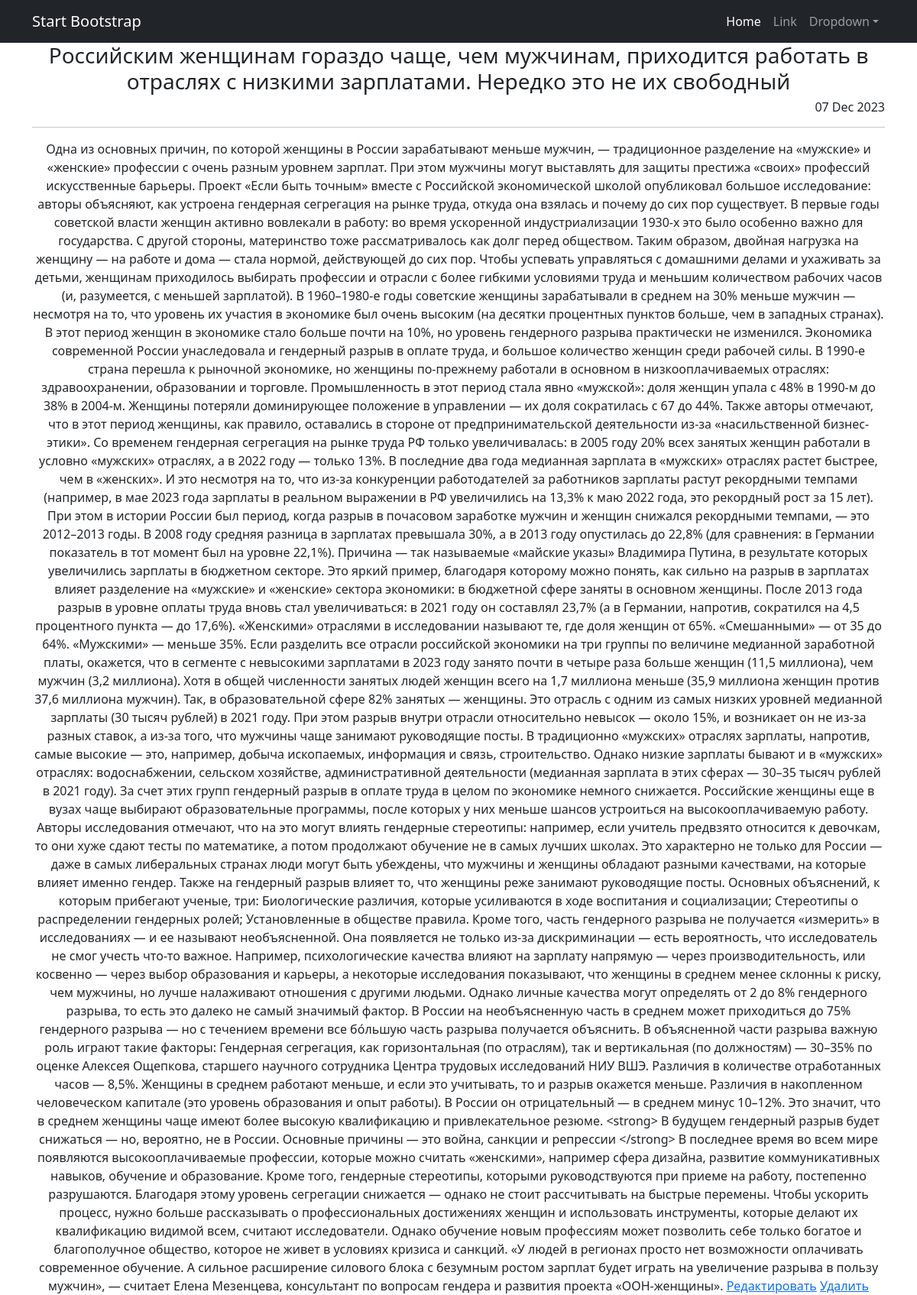
The app's page /posts/5 with its own data.
### news_app/models.py (models this page shows, shortened)
class Post(models.Model):
    author = models.ForeignKey(Author, on_delete=models.CASCADE)
    NEWS = 'NW'
    ARTICLE = 'AR'
    CATEGORY_CHOICES = (
        (NEWS, 'Новость'),
        (ARTICLE, 'Статья'),
    )
    categoryType = models.CharField(max_length=2, choices=CATEGORY_CHOICES, default=ARTICLE)
    dateCreation = models.DateTimeField(auto_now=True)
    postCategory = models.ManyToManyField(Category, through='PostCategory')
    title = models.CharField(max_length=128)
    text = models.TextField()
    rating = models.SmallIntegerField(default=0)

### news_app/views.py (the view)
# urls.py: path('<int:pk>', PostDetail.as_view()),
class PostDetail(DetailView):
    model = Post
    template_name = 'post.html'
    context_object_name = 'post'
    def get_context_data(self, **kwargs):
        context = super().get_context_data(**kwargs)
        context['time_now'] = datetime.utcnow()
        context['next_sale'] = None
        return context

### news_app/templatetags/custom_filters.py (called while the page is built)
@register.filter()
def censor(text):
    bad_words = ['аннексии', 'кровь']
    words = text.split()
    censor_list = []
    for word in words:
        if word.lower() in bad_words:
            censor_word = word[0] + '*' * (len(word) - 1)
            censor_list.append(censor_word)
        else:
            censor_list.append(word)
    return ' '.join(censor_list)

### templates/post.html (shortened to what this page needs)
{% extends 'flatpages/default.html' %}
{% load custom_filters %}
{% block content %}
   <h3> {{post.title|censor}} </h3>
   <h6> <div align="right">{{ post.dateCreation|date:'d M Y'}}</div> </h6>
   <hr>
   {% if post %}
      <td>{{ post.text|censor }}</td>
   {% else %}
       <h2>НОВОСТЕЙ НЕТ!</h2>
   {% endif %}
   {% if post.categoryType == 'NW' %}
      <td><a href="{% url 'news_update' post.id %}">Редактировать</a></td>
   {% else %}
      <td><a href="{% url 'article_update' post.id %}">Редактировать</a></td>
   {% endif %}
   {% if post.categoryType == 'NW' %}
      <td><a href="{% url 'news_delete' post.id %}">Удалить</a></td>
   {% else %}
      <td><a href="{% url 'article_delete' post.id %}">Удалить</a></td>
   {% endif %}
{% endblock content %}

### records on screen
Post: title|censor "Российским женщинам гораздо чаще, чем мужчинам, приходится работать в отраслях с низкими зарплатами. Нередко это не их свободный", dateCreation "07 Dec 2023", text|censor "Одна из основных причин, по которой женщины в России зарабатывают меньше мужчин, — традиционное разделение на «мужские» и «женские» профессии с очень разным уровнем зарплат. При этом мужчины могут выставлять для защиты престижа «своих» профессий искусственные барьеры. Проект «Если быть точным» вместе с Российской экономической школой опубликовал большое исследование: авторы объясняют, как устроена гендерная сегрегация на рынке труда, откуда она взялась и почему до сих пор существует. В первые годы советской власти женщин активно вовлекали в работу: во время ускоренной индустриализации 1930-х это было особенно важно для государства. С другой стороны, материнство тоже рассматривалось как долг…"
